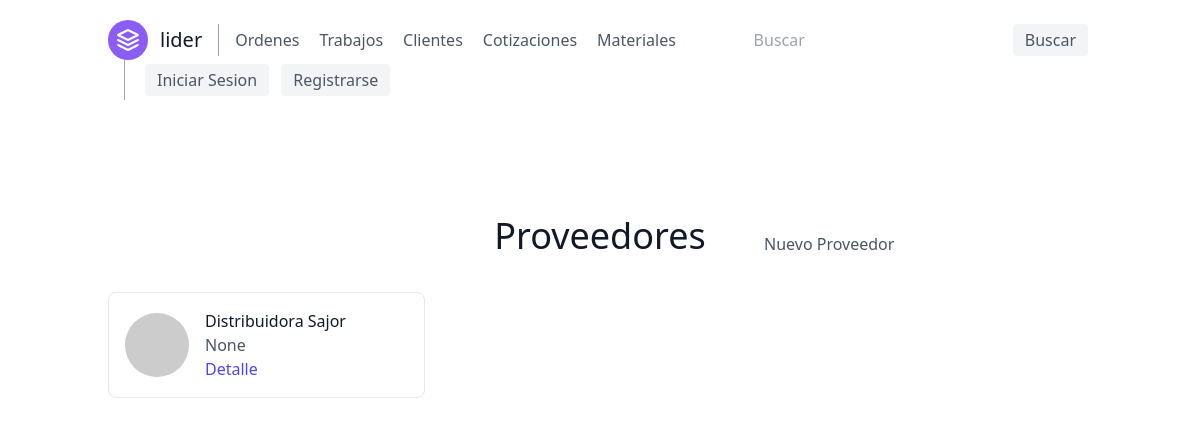
Page /proveedores/ on the earlier database version.
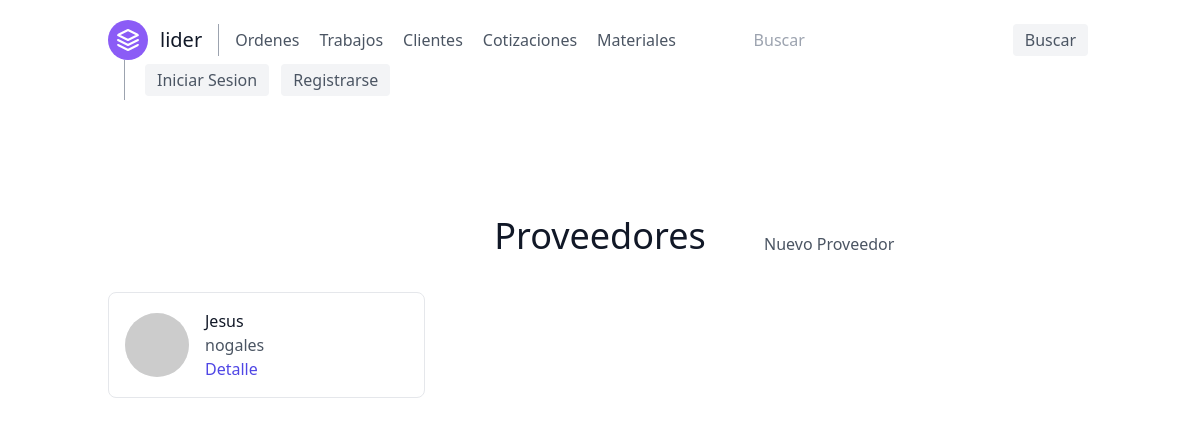
Same page on the later database version.
### orders/models.py (models this page shows, shortened)
class Supplier(models.Model):
    id = models.CharField(max_length=13, primary_key=True, verbose_name='RFC')
    name = models.CharField(max_length=50, blank=True, null=True)
    city = models.CharField(max_length=50, null=True, blank=True)

### suppliers/views.py (the view)
# urls.py: path('', views.SupplierListView.as_view(), name='supplier-list'),
class SupplierListView(generic.ListView):
    model = Supplier
    template_name = 'suppliers/supplier_list.html'

### suppliers/templates/suppliers/supplier_list.html
{% extends 'base.html' %}
{% block content %}
    <section class="text-gray-600 body-font">
        <div class="container px-5 py-24 mx-auto">
            <div class="grid grid-cols-3 text-center w-full mb-5">
                <p></p>
                <h1 class="sm:text-4xl text-3xl font-medium title-font mb-4 text-gray-900">Proveedores</h1>
                <a class="grid content-center justify-start" href="{% url 'suppliers:supplier-create' %}">Nuevo Proveedor</a>
            </div>
            <div class="flex flex-wrap -m-2">
                {% for supplier in supplier_list %}
                    <div class="p-2 lg:w-1/3 md:w-1/2 w-full">
                        <div class="h-full flex items-center border-gray-200 border p-4 rounded-lg">
                            <img alt="team"
                                 class="w-16 h-16 bg-gray-100 object-cover object-center flex-shrink-0 rounded-full mr-4"
                                 src="https://dummyimage.com/80x80">
                            <div class="flex-grow">
                                <h2 class="text-gray-900 title-font font-medium">{{ supplier.name|title }}</h2>
                                <p>{{ supplier.city}}</p>
                                <a href="{% url 'suppliers:supplier-detail' supplier.id %}"
                                   class="text-indigo-600 hover:text-blue-500">Detalle</a>
                            </div>
                        </div>
                    </div>
                {% endfor %}
            </div>
        </div>
    </section>
{% endblock content %}

Differences in the rows shown:
removed Supplier: name "Distribuidora Sajor", city "None"
added Supplier: name "Jesus", city "nogales"
